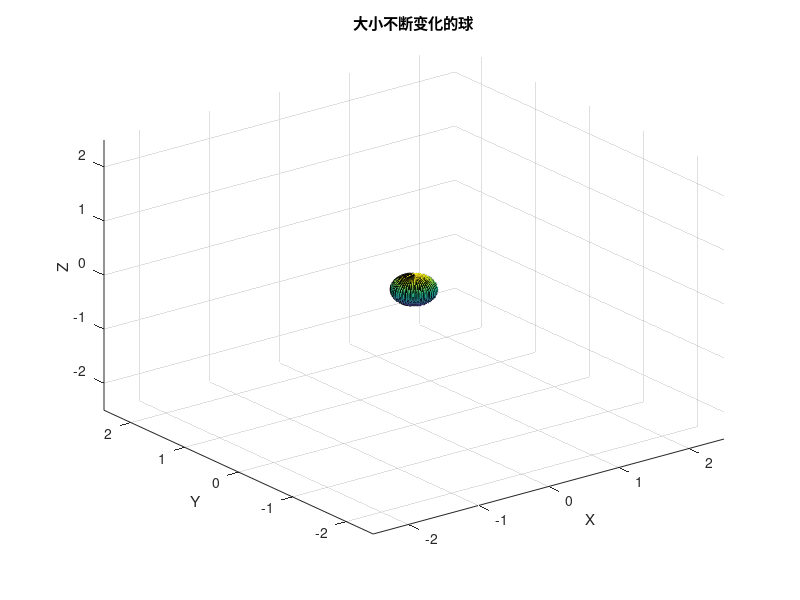

MATLAB code to generate this figure:
clear,clc;
[x,y,z]=sphere(50);
radius = randn(1,100);
figure;
h = surf(x*5*radius(1),y*5*radius(1),z*5*radius(1));
axis([-2.5,2.5,-2.5,2.5,-2.5,2.5]);
xlabel('X');
ylabel('Y');
zlabel('Z');
title('大小不断变化的球');

for frame=1:100
    set(h, 'XData', x*radius(frame), 'YData', y*radius(frame), 'ZData', z*radius(frame));
    pause(0.1);
end